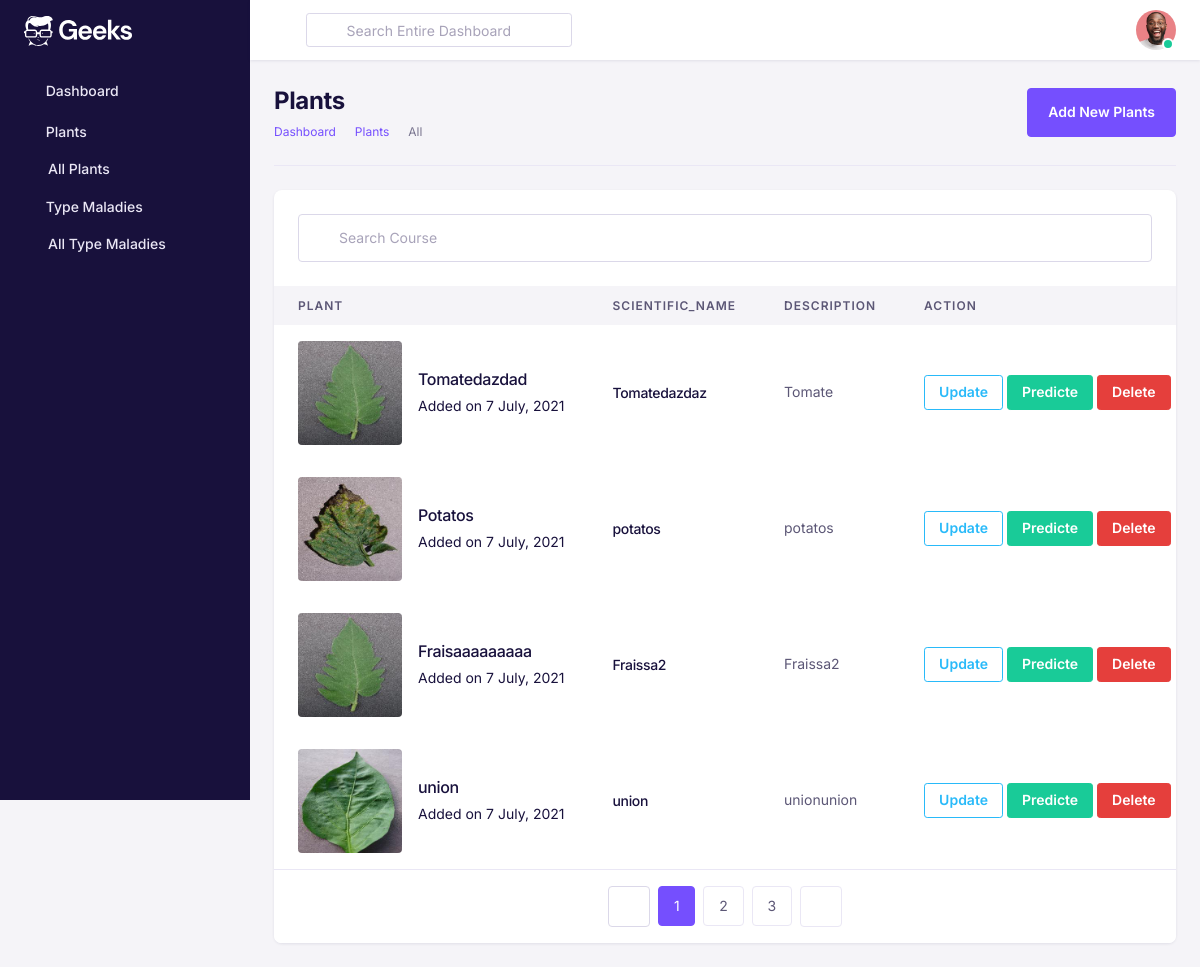
The app's page /plants/ (signed in) with its own data.
### PlantApp/models.py (models this page shows, shortened)
class Plant(models.Model):
    name = models.CharField(max_length=100)
    scientific_name = models.CharField(max_length=100, blank=True, null=True)
    description = models.TextField(blank=True, null=True)
    image = models.ImageField(upload_to='plants/', blank=True, null=True)
    owner = models.ForeignKey(RUser, on_delete=models.CASCADE, related_name='plants', null=True)

### UserApp/decorators.py (the view)
        def _wrapped_view(request, *args, **kwargs):
            if request.user.is_authenticated and request.user.role == role:
                return view_func(request, *args, **kwargs)
            else:
                raise PermissionDenied

### PlantApp/views.py (called while the page is built)
@login_required
@role_required("FARMER")
def plant_list(request):
    plants = Plant.objects.all()
    return render(request, 'plant_list.html', {'plants': plants})

### PlantApp/templates/plant_list.html (shortened to what this page needs)
<!DOCTYPE html>
<html lang="en">
{% load static %}
<head>
  <link href="{% static 'assets/fonts/feather/feather.css' %}" rel="stylesheet" />
  <link href="{% static 'assets/libs/dragula/dist/dragula.min.css' %}" rel="stylesheet" />
  <link href="{% static 'assets/libs/@mdi/font/css/materialdesignicons.min.css' %}" rel="stylesheet" />
  <link href="{% static 'assets/libs/prismjs/themes/prism.css' %}" rel="stylesheet" />
  <link href="{% static 'assets/libs/dropzone/dist/dropzone.css' %}" rel="stylesheet" />
  <link href="{% static 'assets/libs/magnific-popup/dist/magnific-popup.css' %}" rel="stylesheet" />
  <link href="{% static 'assets/libs/bootstrap-select/dist/css/bootstrap-select.min.css' %}" rel="stylesheet">
  <link href="{% static 'assets/libs/@yaireo/tagify/dist/tagify.css' %}" rel="stylesheet">
  <link href="{% static 'assets/libs/tiny-slider/dist/tiny-slider.css' %}" rel="stylesheet">
  <link href="{% static 'assets/libs/tippy.js/dist/tippy.css' %}" rel="stylesheet">
  <link rel="stylesheet" href="{% static 'assets/css/theme.min.css' %}">
</head>
<body>
  <div id="db-wrapper">
    {% include 'sidebarfarmer.html' %}
    <div id="page-content">
      <div class="header">
        {% include 'navbar.html' %}
      </div>
      <div class="container-fluid p-4">
        <div class="row">
          <div class="col-lg-12 col-md-12 col-12">
            <div class="border-bottom pb-4 mb-4 d-lg-flex align-items-center justify-content-between">
              <div class="mb-2 mb-lg-0">
                <h1 class="mb-1 h2 font-weight-bold">Plants</h1>
                <nav aria-label="breadcrumb">
                  <ol class="breadcrumb">
                    <li class="breadcrumb-item">
                      <a href="admin-dashboard.html">Dashboard</a>
                    </li>
                    <li class="breadcrumb-item">
                      <a href="#!">Plants</a>
                    </li>
                    <li class="breadcrumb-item active" aria-current="page">
                      All
                    </li>
                  </ol>
                </nav>
              </div>
              <div>
                <a href="/plants/create/" class="btn btn-primary">Add New Plants</a>
              </div>
            </div>
          </div>
        </div>
        <div class="row">
          <div class="col-lg-12 col-md-12 col-12">
            <div class="card rounded-lg">
              <div class="p-4 row">
                <form class="d-flex align-items-center col-12 col-md-12 col-lg-12">
                  <span class="position-absolute pl-3 search-icon">
                    <i class="fe fe-search"></i>
                  </span>
                  <input type="search" class="form-control pl-6" placeholder="Search Course" />
                </form>
              </div>
              <div>
                <div class="tab-content" id="tabContent">
                  <div class="tab-pane fade show active" id="courses" role="tabpanel" aria-labelledby="courses-tab">
                    <div class="table-responsive border-0 overflow-y-hidden">
                      <table class="table mb-0 text-nowrap">
                        <thead>
                          <tr>
                            <th scope="col" class="border-0 text-uppercase">
                              Plant
                            </th>
                            <th scope="col" class="border-0 text-uppercase">
                              scientific_name
                            </th>
                            <th scope="col" class="border-0 text-uppercase">
                              description
                            </th>
                            <th scope="col" class="border-0 text-uppercase">
                              ACTION
                            </th>
                          </tr>
                        </thead>
                        <tbody>
                          {% for plant in plants %}
                          <tr>
                            <td class="border-top-0">
                              <a href="{% url 'PlantApp:details_plant' plant.id %}" class="text-inherit">
                                <div class="d-lg-flex align-items-center">
                                  <div>
                                    <img src="{{ plant.image.url }}" alt="" class="img-4by3-lg rounded" />
                                  </div>
                                  <div class="ml-lg-3 mt-2 mt-lg-0">
                                    <h4 class="mb-1 text-primary-hover">
                                      {{ plant.name }}
                                    </h4>
                                    <span class="text-inherit">Added on 7 July, 2021</span>
                                  </div>
                                </div>
                              </a>
                            </td>
                            <td class="align-middle border-top-0">
                              <div class="d-flex align-items-center">
                                <h5 class="mb-0">{{ plant.scientific_name }}</h5>
                              </div>
                            </td>
                            <td class="align-middle border-top-0">
                              {{ plant.description }}
                            </td>
                            <td class="align-middle border-top-0">
                              <a href="{% url 'PlantApp:plant-update' plant.id %}"
                                class="btn btn-outline-info btn-sm">Update</a>
                              <a href="{% url 'PlantApp:predict' plant.id %}"
                                class="btn btn-success btn-sm">Predicte</a>
                              <a href="{% url 'PlantApp:plant-delete' plant.id %}"
                                class="btn btn-danger btn-sm">Delete</a>
                            </td>
                          </tr>
                          {% empty %}
                          <tr>No plants available.</tr>
                          {% endfor %}
                        </tbody>
                      </table>
                    </div>
                  </div>
                </div>
              </div>
              <div class="card-footer">
                <nav aria-label="Page navigation example">
                  <ul class="pagination justify-content-center mb-0">
                    <li class="page-item disabled">
                      <a class="page-link mx-1 rounded" href="#!" tabindex="-1" aria-disabled="true"><i
                          class="mdi mdi-chevron-left"></i></a>
                    </li>
                    <li class="page-item active">
                      <a class="page-link mx-1 rounded" href="#!">1</a>
                    </li>
                    <li class="page-item">
                      <a class="page-link mx-1 rounded" href="#!">2</a>
                    </li>
                    <li class="page-item">
                      <a class="page-link mx-1 rounded" href="#!">3</a>
                    </li>
                    <li class="page-item">
                      <a class="page-link mx-1 rounded" href="#!"><i class="mdi mdi-chevron-right"></i></a>
                    </li>
                  </ul>
                </nav>
              </div>
            </div>
          </div>
        </div>
      </div>
    </div>
  </div>
</body>
</html>

### records on screen
Plant: image (picture), name "Tomatedazdad", scientific_name "Tomatedazdaz", description "Tomate"
Plant: image (picture), name "Potatos", scientific_name "potatos", description "potatos"
Plant: image (picture), name "Fraisaaaaaaaaa", scientific_name "Fraissa2", description "Fraissa2"
Plant: image (picture), name "union", scientific_name "union", description "unionunion"
